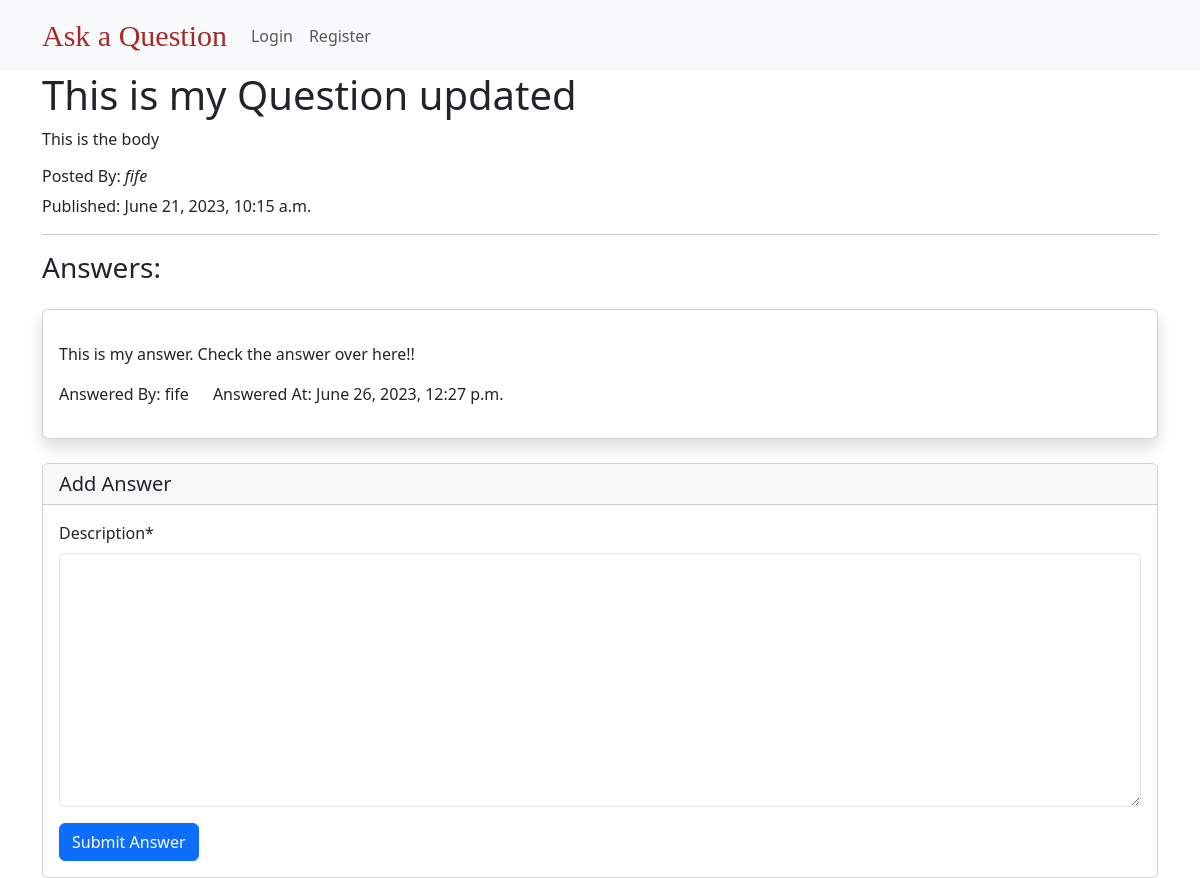
Before: /question/this-is-my-question/ with the older database file.
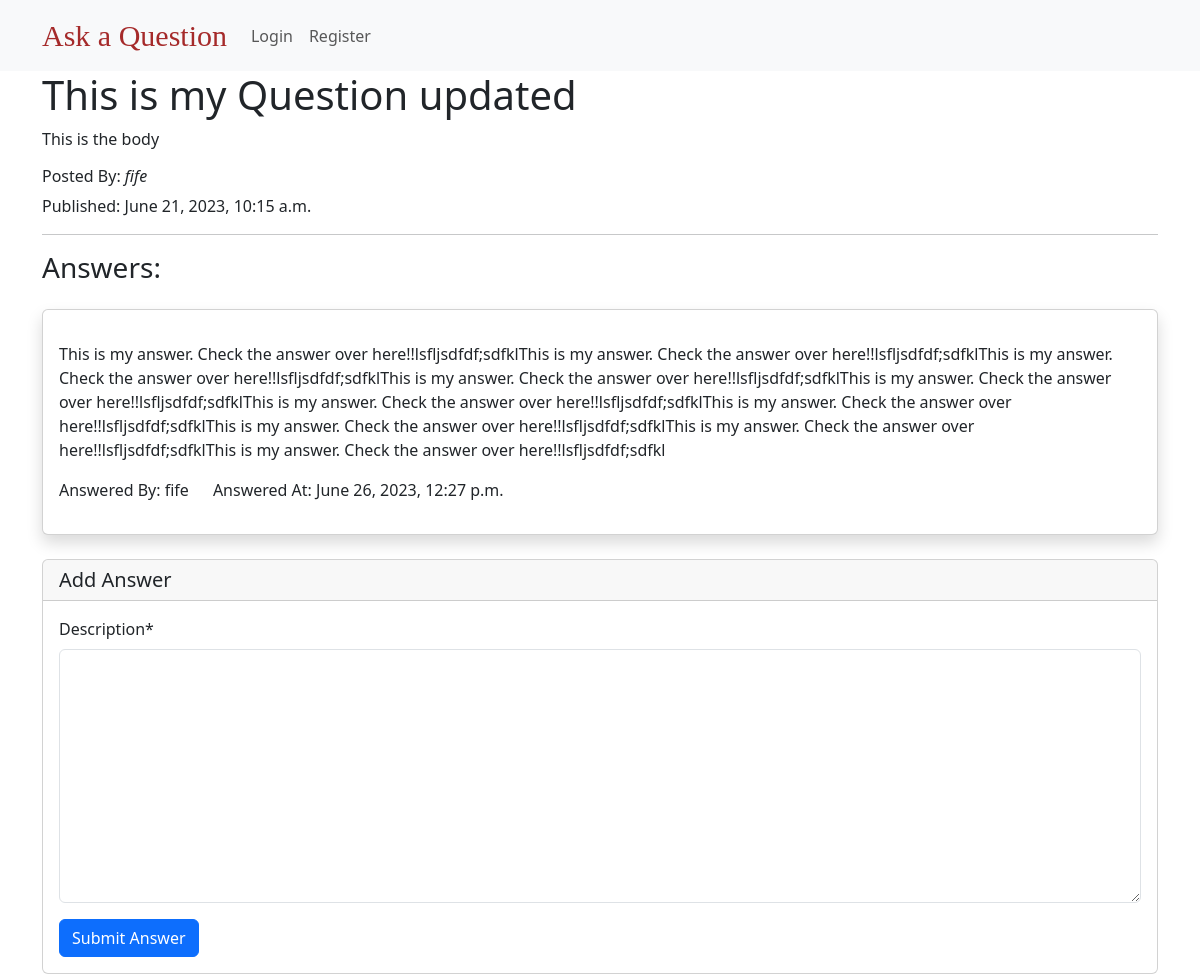
After: the same page with the newer database file.
### questions/models.py (models this page shows, shortened)
class Answer(models.Model):
    created_at = models.DateTimeField(auto_now_add=True)
    description = models.TextField()
    question = models.ForeignKey(Question, on_delete=models.CASCADE,
                                 related_name="answers")
    author = models.ForeignKey(settings.AUTH_USER_MODEL,
                               on_delete=models.CASCADE)

### users/models.py (models this page shows)
class CustomUser(AbstractUser):
    pass

### questions/views.py (the view)
# urls.py: path('question/<slug:slug>/', question_details, name='qdetails'),
def question_details(request, slug):
    question = get_object_or_404(Question, slug=slug)
    answer_list = Answer.objects.filter(question=question)
    if request.method == "POST":
        form = AnswerForm(request.POST)
        if form.is_valid():
            answer = form.save(commit=False)
            answer.question = question
            answer.author = request.user
            answer = form.save()
            return redirect('qdetails', slug=question.slug)
    else:
        form = AnswerForm()
    return render(request, 'QDetails.html', {'question': question, 'answer_list': answer_list, 'form': form})

### questions/forms.py
class AnswerForm(forms.ModelForm):
    class Meta:
        model = Answer
        fields = ['description']

### templates/QDetails.html (shortened to what this page needs)
{% extends 'base.html' %}
{% load crispy_forms_tags%}
{% block body %}
    <div class="container">
        <h1>{{ question.title }}</h1>
        <p>{{ question.body }}</p>
        <h6>Posted By: <i>{{ question.author }} </i></h6>
        <p>Published: {{ question.created_at  }}</p>
        <hr>
    </div>
    <div class="container">
        <h3 class="mt-3">Answers:</h3>
        {% for answers in answer_list %}
            <div class="card mt-4 py-3 shadow">
                <div class="card-body">
                    <p class="card-text">{{answers.description}}</p>
                    <div class="row">
                        <div class="col col-md-auto">
                            Answered By: {{ answers.author.username }}
                        </div>
                        <div class="col col-md-auto">
                            Answered At: {{ answers.created_at}}
                        </div>
                    </div>
                </div>
            </div>
        {% endfor %}
    </div>
    <div class="container">
        <div class="card mt-4">
            <form method="post" novalidate>
                <h5 class="card-header">Add Answer</h5>
                <div class="card-body">
                    {{ form|crispy }}
                    <input type="submit" value="Submit Answer" class="btn btn-primary">
                </div>
            </form>
        </div>
    </div>
{% endblock  %}

Changed rows visible on the page:
changed Answer "fife": description "This is my answer. Check the answer over here!!" → "…Check the answer over here!!lsfljsdfdf;sdfklThis is my answer. Check the answer over here!!lsfljsdfdf;sdfklThis is my answer. Check the answer over here!!lsfljsdfdf;sdfklThis is my answer. Check the answer over here!!lsfljsdfdf;sdfklThis is my answer. Check the answer over here!!lsfljsdfdf;sdfklThis is my answer. Check the answer over here!!lsfljsdfdf;sdfklThis is my answer. Check the answer over here!!lsfljsdfdf;sdfklThis is my answer. Check the answer over here!!lsfljsdfdf;sdfklThis is my answer. Check the answer over here!!lsfljsdfdf;sdfklThis is my answer. Check the answer over here!!lsfljsdfdf;sdfkl"
